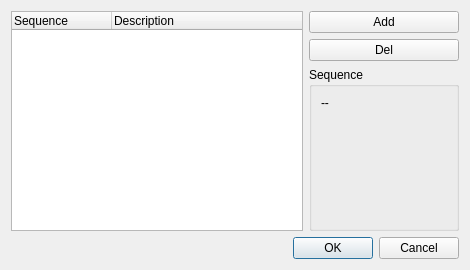
<?xml version="1.0" encoding="UTF-8"?>
<ui version="4.0">
 <class>SequenceSelectDialog</class>
 <widget class="QDialog" name="SequenceSelectDialog">
  <property name="geometry">
   <rect>
    <x>0</x>
    <y>0</y>
    <width>470</width>
    <height>270</height>
   </rect>
  </property>
  <property name="windowTitle">
   <string>Dialog</string>
  </property>
  <layout class="QGridLayout" name="gridLayout">
   <item row="0" column="1">
    <widget class="QPushButton" name="addButton">
     <property name="toolTip">
      <string>Add a new sequence</string>
     </property>
     <property name="text">
      <string>Add</string>
     </property>
     <property name="icon">
      <iconset resource="../../../main/piaf.qrc">
       <normaloff>:/images/22x22/list-add.png</normaloff>:/images/22x22/list-add.png</iconset>
     </property>
    </widget>
   </item>
   <item row="1" column="1">
    <widget class="QPushButton" name="delButton">
     <property name="toolTip">
      <string>Delete selected sequence</string>
     </property>
     <property name="text">
      <string>Del</string>
     </property>
     <property name="icon">
      <iconset resource="../../../main/piaf.qrc">
       <normaloff>:/images/22x22/list-remove.png</normaloff>:/images/22x22/list-remove.png</iconset>
     </property>
    </widget>
   </item>
   <item row="4" column="0" colspan="2">
    <widget class="QDialogButtonBox" name="buttonBox">
     <property name="orientation">
      <enum>Qt::Horizontal</enum>
     </property>
     <property name="standardButtons">
      <set>QDialogButtonBox::Cancel|QDialogButtonBox::Ok</set>
     </property>
    </widget>
   </item>
   <item row="2" column="1" rowspan="2">
    <widget class="QGroupBox" name="descriptionGroupBox">
     <property name="minimumSize">
      <size>
       <width>150</width>
       <height>0</height>
      </size>
     </property>
     <property name="title">
      <string>Sequence</string>
     </property>
     <layout class="QVBoxLayout" name="verticalLayout">
      <item>
       <widget class="QLabel" name="descriptionLabel">
        <property name="text">
         <string>--</string>
        </property>
        <property name="alignment">
         <set>Qt::AlignLeading|Qt::AlignLeft|Qt::AlignTop</set>
        </property>
        <property name="wordWrap">
         <bool>true</bool>
        </property>
       </widget>
      </item>
     </layout>
    </widget>
   </item>
   <item row="0" column="0" rowspan="4">
    <widget class="QTreeWidget" name="sequenceTreeWidget">
     <property name="toolTip">
      <string>List of registrered sequences</string>
     </property>
     <property name="selectionMode">
      <enum>QAbstractItemView::ExtendedSelection</enum>
     </property>
     <column>
      <property name="text">
       <string>Sequence</string>
      </property>
     </column>
     <column>
      <property name="text">
       <string>Description</string>
      </property>
     </column>
    </widget>
   </item>
  </layout>
 </widget>
 <resources>
  <include location="../../../main/piaf.qrc"/>
 </resources>
 <connections>
  <connection>
   <sender>buttonBox</sender>
   <signal>accepted()</signal>
   <receiver>SequenceSelectDialog</receiver>
   <slot>accept()</slot>
   <hints>
    <hint type="sourcelabel">
     <x>248</x>
     <y>254</y>
    </hint>
    <hint type="destinationlabel">
     <x>157</x>
     <y>274</y>
    </hint>
   </hints>
  </connection>
  <connection>
   <sender>buttonBox</sender>
   <signal>rejected()</signal>
   <receiver>SequenceSelectDialog</receiver>
   <slot>reject()</slot>
   <hints>
    <hint type="sourcelabel">
     <x>316</x>
     <y>260</y>
    </hint>
    <hint type="destinationlabel">
     <x>286</x>
     <y>274</y>
    </hint>
   </hints>
  </connection>
 </connections>
</ui>
